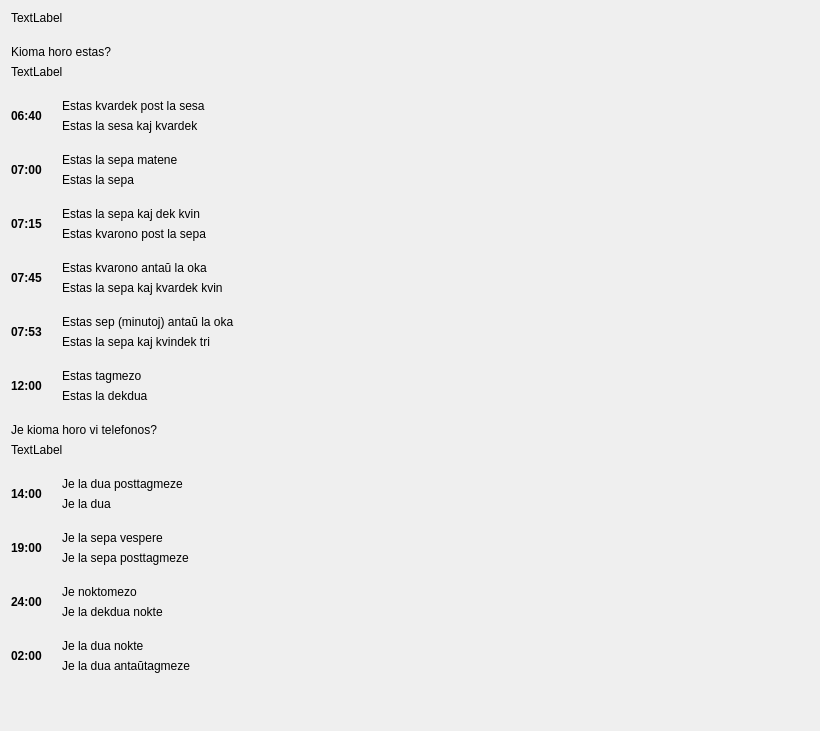
         <widget class="QWidget" name="scrollAreaWidgetContents_5">
          <property name="geometry">
           <rect>
            <x>0</x>
            <y>0</y>
            <width>820</width>
            <height>731</height>
           </rect>
          </property>
          <layout class="QVBoxLayout" name="verticalLayout_82">
           <property name="spacing">
            <number>20</number>
           </property>
           <item>
            <widget class="titolo" name="Lec11_Label5">
             <property name="sizePolicy">
              <sizepolicy hsizetype="Preferred" vsizetype="Maximum">
               <horstretch>0</horstretch>
               <verstretch>0</verstretch>
              </sizepolicy>
             </property>
             <property name="text">
              <string>TextLabel</string>
             </property>
             <property name="wordWrap">
              <bool>true</bool>
             </property>
            </widget>
           </item>
           <item>
            <layout class="QVBoxLayout" name="verticalLayout_81">
             <item>
              <layout class="QVBoxLayout" name="verticalLayout_71">
               <property name="spacing">
                <number>6</number>
               </property>
               <item>
                <widget class="neklakebla_nova" name="pushButton_47">
                 <property name="sizePolicy">
                  <sizepolicy hsizetype="Maximum" vsizetype="Fixed">
                   <horstretch>0</horstretch>
                   <verstretch>0</verstretch>
                  </sizepolicy>
                 </property>
                 <property name="text">
                  <string>Kioma horo estas?</string>
                 </property>
                 <property name="wordWrap">
                  <bool>true</bool>
                 </property>
                </widget>
               </item>
               <item>
                <widget class="QLabel" name="Lec11_Label864">
                 <property name="text">
                  <string>TextLabel</string>
                 </property>
                 <property name="wordWrap">
                  <bool>true</bool>
                 </property>
                </widget>
               </item>
              </layout>
             </item>
             <item>
              <layout class="QHBoxLayout" name="horizontalLayout_56">
               <item>
                <layout class="QVBoxLayout" name="verticalLayout_80">
                 <item>
                  <layout class="QHBoxLayout" name="horizontalLayout_54" stretch="0,1">
                   <item>
                    <widget class="QLabel" name="label_51">
                     <property name="sizePolicy">
                      <sizepolicy hsizetype="Preferred" vsizetype="Preferred">
                       <horstretch>0</horstretch>
                       <verstretch>0</verstretch>
                      </sizepolicy>
                     </property>
                     <property name="font">
                      <font>
                       <weight>75</weight>
                       <bold>true</bold>
                      </font>
                     </property>
                     <property name="text">
                      <string>06:40</string>
                     </property>
                     <property name="lingvo" stdset="0">
                      <string>eo</string>
                     </property>
                    </widget>
                   </item>
                   <item>
                    <layout class="QVBoxLayout" name="verticalLayout_79">
                     <property name="spacing">
                      <number>6</number>
                     </property>
                     <item>
                      <widget class="neklakebla_nova" name="pushButton_49">
                       <property name="text">
                        <string>Estas kvardek post la sesa</string>
                       </property>
                       <property name="wordWrap">
                        <bool>true</bool>
                       </property>
                      </widget>
                     </item>
                     <item>
                      <widget class="neklakebla_nova" name="pushButton_48">
                       <property name="text">
                        <string>Estas la sesa kaj kvardek</string>
                       </property>
                       <property name="wordWrap">
                        <bool>true</bool>
                       </property>
                      </widget>
                     </item>
                    </layout>
                   </item>
                  </layout>
                 </item>
                 <item>
                  <layout class="QHBoxLayout" name="horizontalLayout_53" stretch="0,1">
                   <item>
                    <widget class="QLabel" name="label_53">
                     <property name="sizePolicy">
                      <sizepolicy hsizetype="Preferred" vsizetype="Preferred">
                       <horstretch>0</horstretch>
                       <verstretch>0</verstretch>
                      </sizepolicy>
                     </property>
                     <property name="font">
                      <font>
                       <weight>75</weight>
                       <bold>true</bold>
                      </font>
                     </property>
                     <property name="text">
                      <string>07:00</string>
                     </property>
                     <property name="lingvo" stdset="0">
                      <string>eo</string>
                     </property>
                    </widget>
                   </item>
                   <item>
                    <layout class="QVBoxLayout" name="verticalLayout_78">
                     <property name="spacing">
                      <number>6</number>
                     </property>
                     <item>
                      <widget class="neklakebla_nova" name="pushButton_51">
                       <property name="text">
                        <string>Estas la sepa matene</string>
                       </property>
                       <property name="wordWrap">
                        <bool>true</bool>
                       </property>
                      </widget>
                     </item>
                     <item>
                      <widget class="neklakebla_nova" name="pushButton_50">
                       <property name="text">
                        <string>Estas la sepa</string>
                       </property>
                       <property name="wordWrap">
                        <bool>true</bool>
                       </property>
                      </widget>
                     </item>
                    </layout>
                   </item>
                  </layout>
                 </item>
                 <item>
                  <layout class="QHBoxLayout" name="horizontalLayout_52" stretch="0,1">
                   <item>
                    <widget class="QLabel" name="label_55">
                     <property name="sizePolicy">
                      <sizepolicy hsizetype="Preferred" vsizetype="Preferred">
                       <horstretch>0</horstretch>
                       <verstretch>0</verstretch>
                      </sizepolicy>
                     </property>
                     <property name="font">
                      <font>
                       <weight>75</weight>
                       <bold>true</bold>
                      </font>
                     </property>
                     <property name="text">
                      <string>07:15</string>
                     </property>
                     <property name="lingvo" stdset="0">
                      <string>eo</string>
                     </property>
                    </widget>
                   </item>
                   <item>
                    <layout class="QVBoxLayout" name="verticalLayout_77">
                     <property name="spacing">
                      <number>6</number>
                     </property>
                     <item>
                      <widget class="neklakebla_nova" name="pushButton_52">
                       <property name="text">
                        <string>Estas la sepa kaj dek kvin</string>
                       </property>
                       <property name="wordWrap">
                        <bool>true</bool>
                       </property>
                      </widget>
                     </item>
                     <item>
                      <widget class="neklakebla_nova" name="pushButton_53">
                       <property name="text">
                        <string>Estas kvarono post la sepa</string>
                       </property>
                       <property name="wordWrap">
                        <bool>true</bool>
                       </property>
                      </widget>
                     </item>
                    </layout>
                   </item>
                  </layout>
                 </item>
                 <item>
                  <layout class="QHBoxLayout" name="horizontalLayout_51" stretch="0,1">
                   <item>
                    <widget class="QLabel" name="label_57">
                     <property name="sizePolicy">
                      <sizepolicy hsizetype="Preferred" vsizetype="Preferred">
                       <horstretch>0</horstretch>
                       <verstretch>0</verstretch>
                      </sizepolicy>
                     </property>
                     <property name="font">
                      <font>
                       <weight>75</weight>
                       <bold>true</bold>
                      </font>
                     </property>
                     <property name="text">
                      <string>07:45</string>
                     </property>
                     <property name="lingvo" stdset="0">
                      <string>eo</string>
                     </property>
                    </widget>
                   </item>
                   <item>
                    <layout class="QVBoxLayout" name="verticalLayout_76">
                     <property name="spacing">
                      <number>6</number>
                     </property>
                     <item>
                      <widget class="neklakebla_nova" name="pushButton_55">
                       <property name="text">
                        <string>Estas kvarono antaŭ la oka</string>
                       </property>
                       <property name="wordWrap">
                        <bool>true</bool>
                       </property>
                      </widget>
                     </item>
                     <item>
                      <widget class="neklakebla_nova" name="pushButton_54">
                       <property name="text">
                        <string>Estas la sepa kaj kvardek kvin</string>
                       </property>
                       <property name="wordWrap">
                        <bool>true</bool>
                       </property>
                      </widget>
                     </item>
                    </layout>
                   </item>
                  </layout>
                 </item>
                 <item>
                  <layout class="QHBoxLayout" name="horizontalLayout_50" stretch="0,1">
                   <item>
                    <widget class="QLabel" name="label_59">
                     <property name="sizePolicy">
                      <sizepolicy hsizetype="Preferred" vsizetype="Preferred">
                       <horstretch>0</horstretch>
                       <verstretch>0</verstretch>
                      </sizepolicy>
                     </property>
                     <property name="font">
                      <font>
                       <weight>75</weight>
                       <bold>true</bold>
                      </font>
                     </property>
                     <property name="text">
                      <string>07:53</string>
                     </property>
                     <property name="lingvo" stdset="0">
                      <string>eo</string>
                     </property>
                    </widget>
                   </item>
                   <item>
                    <layout class="QVBoxLayout" name="verticalLayout_32">
                     <property name="spacing">
                      <number>6</number>
                     </property>
                     <item>
                      <widget class="neklakebla_nova" name="pushButton_57">
                       <property name="text">
                        <string>Estas sep (minutoj) antaŭ la oka</string>
                       </property>
                       <property name="wordWrap">
                        <bool>true</bool>
                       </property>
                      </widget>
                     </item>
                     <item>
                      <widget class="neklakebla_nova" name="pushButton_56">
                       <property name="text">
                        <string>Estas la sepa kaj kvindek tri</string>
                       </property>
                       <property name="wordWrap">
                        <bool>true</bool>
                       </property>
                      </widget>
                     </item>
                    </layout>
                   </item>
                  </layout>
                 </item>
                 <item>
                  <layout class="QHBoxLayout" name="horizontalLayout_49" stretch="0,1">
                   <item>
                    <widget class="QLabel" name="label_61">
                     <property name="sizePolicy">
                      <sizepolicy hsizetype="Preferred" vsizetype="Preferred">
                       <horstretch>0</horstretch>
                       <verstretch>0</verstretch>
                      </sizepolicy>
                     </property>
                     <property name="font">
                      <font>
                       <weight>75</weight>
                       <bold>true</bold>
                      </font>
                     </property>
                     <property name="text">
                      <string>12:00</string>
                     </property>
                     <property name="lingvo" stdset="0">
                      <string>eo</string>
                     </property>
                    </widget>
                   </item>
                   <item>
                    <layout class="QVBoxLayout" name="verticalLayout_29">
                     <property name="spacing">
                      <number>6</number>
                     </property>
                     <item>
                      <widget class="neklakebla_nova" name="pushButton_59">
                       <property name="text">
                        <string>Estas tagmezo</string>
                       </property>
                       <property name="wordWrap">
                        <bool>true</bool>
                       </property>
                      </widget>
                     </item>
                     <item>
                      <widget class="neklakebla_nova" name="pushButton_58">
                       <property name="text">
                        <string>Estas la dekdua</string>
                       </property>
                       <property name="wordWrap">
                        <bool>true</bool>
                       </property>
                      </widget>
                     </item>
                    </layout>
                   </item>
                  </layout>
                 </item>
                </layout>
               </item>
              </layout>
             </item>
            </layout>
           </item>
           <item>
            <layout class="QVBoxLayout" name="verticalLayout_75">
             <item>
              <layout class="QVBoxLayout" name="verticalLayout_33">
               <property name="spacing">
                <number>6</number>
               </property>
               <item>
                <widget class="neklakebla_nova" name="pushButton_60">
                 <property name="text">
                  <string>Je kioma horo vi telefonos?</string>
                 </property>
                 <property name="wordWrap">
                  <bool>true</bool>
                 </property>
                </widget>
               </item>
               <item>
                <widget class="QLabel" name="Lec11_Label865">
                 <property name="text">
                  <string>TextLabel</string>
                 </property>
                 <property name="wordWrap">
                  <bool>true</bool>
                 </property>
                </widget>
               </item>
              </layout>
             </item>
             <item>
              <layout class="QHBoxLayout" name="horizontalLayout_55">
               <item>
                <layout class="QVBoxLayout" name="verticalLayout_74">
                 <item>
                  <layout class="QHBoxLayout" name="horizontalLayout_43" stretch="0,1">
                   <item>
                    <widget class="QLabel" name="label_66">
                     <property name="sizePolicy">
                      <sizepolicy hsizetype="Preferred" vsizetype="Preferred">
                       <horstretch>0</horstretch>
                       <verstretch>0</verstretch>
                      </sizepolicy>
                     </property>
                     <property name="font">
                      <font>
                       <weight>75</weight>
                       <bold>true</bold>
                      </font>
                     </property>
                     <property name="text">
                      <string>14:00</string>
                     </property>
                     <property name="lingvo" stdset="0">
                      <string>eo</string>
                     </property>
                    </widget>
                   </item>
                   <item>
                    <layout class="QVBoxLayout" name="verticalLayout_30">
                     <property name="spacing">
                      <number>6</number>
                     </property>
                     <item>
                      <widget class="neklakebla_nova" name="pushButton_63">
                       <property name="text">
                        <string>Je la dua posttagmeze</string>
                       </property>
                       <property name="wordWrap">
                        <bool>true</bool>
                       </property>
                      </widget>
                     </item>
                     <item>
                      <widget class="neklakebla_nova" name="pushButton_64">
                       <property name="text">
                        <string>Je la dua</string>
                       </property>
                       <property name="wordWrap">
                        <bool>true</bool>
                       </property>
                      </widget>
                     </item>
                    </layout>
                   </item>
                  </layout>
                 </item>
                 <item>
                  <layout class="QHBoxLayout" name="horizontalLayout_45" stretch="0,1">
                   <item>
                    <widget class="QLabel" name="label_64">
                     <property name="sizePolicy">
                      <sizepolicy hsizetype="Preferred" vsizetype="Preferred">
                       <horstretch>0</horstretch>
                       <verstretch>0</verstretch>
                      </sizepolicy>
                     </property>
                     <property name="font">
                      <font>
                       <weight>75</weight>
                       <bold>true</bold>
                      </font>
                     </property>
                     <property name="text">
                      <string>19:00</string>
                     </property>
                     <property name="lingvo" stdset="0">
                      <string>eo</string>
                     </property>
                    </widget>
                   </item>
                   <item>
                    <layout class="QVBoxLayout" name="verticalLayout_31">
                     <property name="spacing">
                      <number>6</number>
                     </property>
                     <item>
                      <widget class="neklakebla_nova" name="pushButton_61">
                       <property name="text">
                        <string>Je la sepa vespere</string>
                       </property>
                       <property name="wordWrap">
                        <bool>true</bool>
                       </property>
                      </widget>
                     </item>
                     <item>
                      <widget class="neklakebla_nova" name="pushButton_62">
                       <property name="text">
                        <string>Je la sepa posttagmeze</string>
                       </property>
                       <property name="wordWrap">
                        <bool>true</bool>
                       </property>
                      </widget>
                     </item>
                    </layout>
                   </item>
                  </layout>
                 </item>
                 <item>
                  <layout class="QHBoxLayout" name="horizontalLayout_47" stretch="0,1">
                   <item>
                    <widget class="QLabel" name="label_68">
                     <property name="sizePolicy">
                      <sizepolicy hsizetype="Preferred" vsizetype="Preferred">
                       <horstretch>0</horstretch>
                       <verstretch>0</verstretch>
                      </sizepolicy>
                     </property>
                     <property name="font">
                      <font>
                       <weight>75</weight>
                       <bold>true</bold>
                      </font>
                     </property>
                     <property name="text">
                      <string>24:00</string>
                     </property>
                     <property name="lingvo" stdset="0">
                      <string>eo</string>
                     </property>
                    </widget>
                   </item>
                   <item>
                    <layout class="QVBoxLayout" name="verticalLayout_72">
                     <property name="spacing">
                      <number>6</number>
                     </property>
                     <item>
                      <widget class="neklakebla_nova" name="pushButton_65">
                       <property name="text">
                        <string>Je noktomezo</string>
                       </property>
                       <property name="wordWrap">
                        <bool>true</bool>
                       </property>
                      </widget>
                     </item>
                     <item>
                      <widget class="neklakebla_nova" name="pushButton_66">
                       <property name="text">
                        <string>Je la dekdua nokte</string>
                       </property>
                       <property name="wordWrap">
                        <bool>true</bool>
                       </property>
                      </widget>
                     </item>
                    </layout>
                   </item>
                  </layout>
                 </item>
                 <item>
                  <layout class="QHBoxLayout" name="horizontalLayout_48" stretch="0,1">
                   <item>
                    <widget class="QLabel" name="label_70">
                     <property name="sizePolicy">
                      <sizepolicy hsizetype="Preferred" vsizetype="Preferred">
                       <horstretch>0</horstretch>
                       <verstretch>0</verstretch>
                      </sizepolicy>
                     </property>
                     <property name="font">
                      <font>
                       <weight>75</weight>
                       <bold>true</bold>
                      </font>
                     </property>
                     <property name="text">
                      <string>02:00</string>
                     </property>
                     <property name="lingvo" stdset="0">
                      <string>eo</string>
                     </property>
                    </widget>
                   </item>
                   <item>
                    <layout class="QVBoxLayout" name="verticalLayout_73">
                     <property name="spacing">
                      <number>6</number>
                     </property>
                     <item>
                      <widget class="neklakebla_nova" name="pushButton_67">
                       <property name="text">
                        <string>Je la dua nokte</string>
                       </property>
                       <property name="wordWrap">
                        <bool>true</bool>
                       </property>
                      </widget>
                     </item>
                     <item>
                      <widget class="neklakebla_nova" name="pushButton_68">
                       <property name="text">
                        <string>Je la dua antaŭtagmeze</string>
                       </property>
                       <property name="wordWrap">
                        <bool>true</bool>
                       </property>
                      </widget>
                     </item>
                    </layout>
                   </item>
                  </layout>
                 </item>
                </layout>
               </item>
              </layout>
             </item>
            </layout>
           </item>
           <item>
            <spacer name="verticalSpacer_6">
             <property name="orientation">
              <enum>Qt::Vertical</enum>
             </property>
             <property name="sizeHint" stdset="0">
              <size>
               <width>20</width>
               <height>40</height>
              </size>
             </property>
            </spacer>
           </item>
          </layout>
         </widget>
